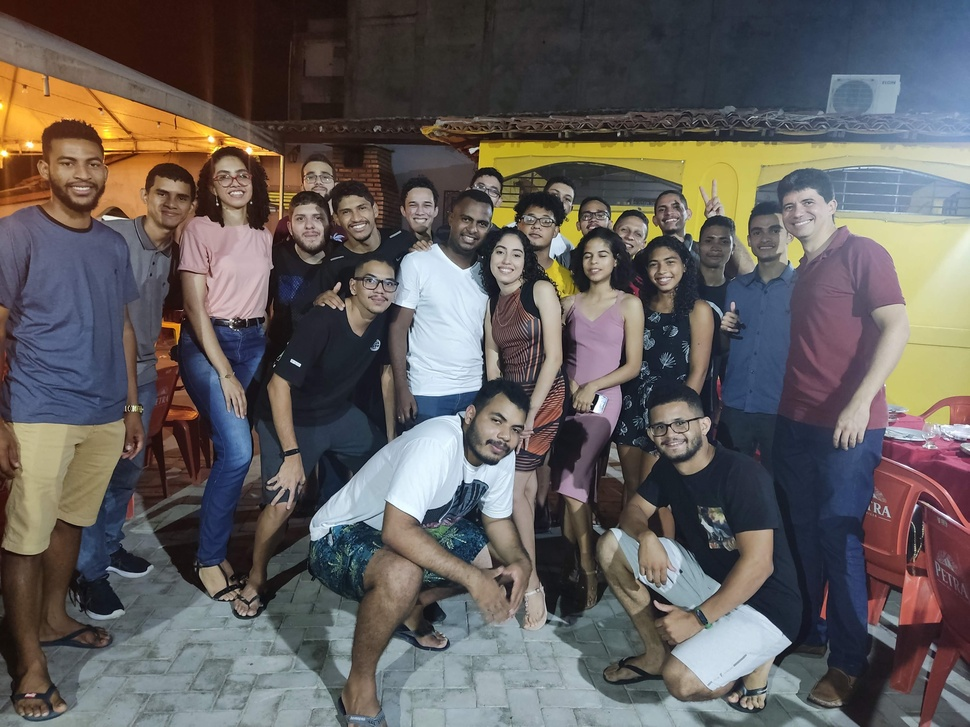
#> input picture faces.jpg, 970 x 727 px, shrunk from 4000 x 3000 before the run, found by its file name
$ python Exemplo01.py
#> lines starting #> are read from the running program, lines starting #| are printed output that depends on the picture; after the words box and inside, x2 and y2 are one past the last pixel; in counts of white or black regions, pixels touching at a corner belong together
import numpy as np
import cv2
face_cascade = cv2.CascadeClassifier('classificadores/haarcascade_frontalface_default.xml')
# eye_cascade = cv2.CascadeClassifier('classificadores/haarcascade_eye.xml')

img = cv2.imread('faces.jpg')
#> img is the input picture: shape (727, 970, 3); mean B, G, R 91.9, 93.9, 99
gray = cv2.cvtColor(img, cv2.COLOR_BGR2GRAY)
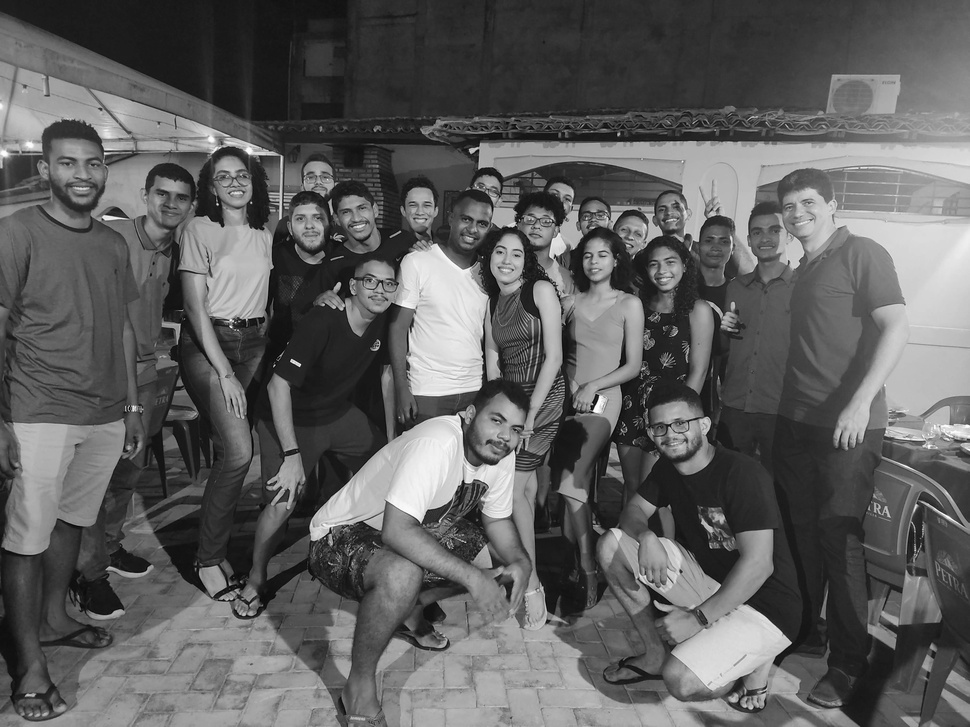
#> gray: shape (727, 970); min 0, max 255, mean 95.2

faces = face_cascade.detectMultiScale(gray)# 1.3, 5
#> faces = 21 rows, first 6: [400, 189, 40, 40], [288, 202, 44, 44], [383, 559, 29, 29], [300, 162, 36, 36], [576, 240, 41, 41], [616, 220, 34, 34]
for (x,y,w,h) in faces:
    cv2.rectangle(img,(x,y),(x+w,y+h),(255,0,0),2)
    roi_gray = gray[y:y+h, x:x+w]
    roi_color = img[y:y+h, x:x+w]
#> this loop made 21 passes
#> (x, y, w, h) on passes 1 to 12: (400, 189, 40, 40), (288, 202, 44, 44), (383, 559, 29, 29), (300, 162, 36, 36), (576, 240, 41, 41), (616, 220, 34, 34), (644, 246, 43, 43), (334, 192, 44, 44), (652, 193, 38, 38), (516, 204, 43, 43), (743, 213, 47, 47), (694, 224, 45, 45)
#> pass 1, `roi_gray = gray[y:y+h, x:x+w]`:
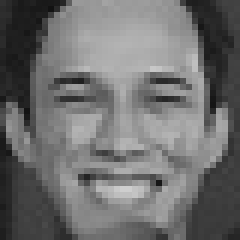
#> roi_gray: shape (40, 40) (shown 6 times larger); min 18, max 206, mean 110.5
#> pass 1, `roi_color = img[y:y+h, x:x+w]`:
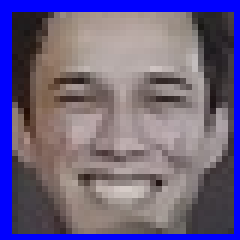
#> roi_color: shape (40, 40, 3) (shown 6 times larger); mean B, G, R 131.5, 97.2, 108.5
#> pass 2, `roi_gray = gray[y:y+h, x:x+w]`:
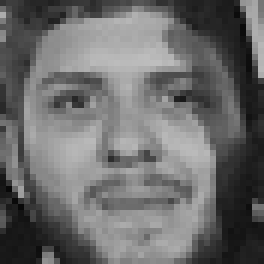
#> roi_gray: shape (44, 44) (shown 6 times larger); min 8, max 190, mean 107
#> pass 2, `roi_color = img[y:y+h, x:x+w]`:
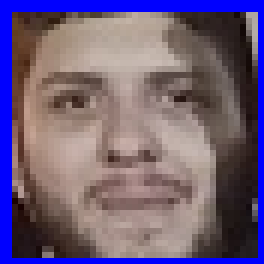
#> roi_color: shape (44, 44, 3) (shown 6 times larger); mean B, G, R 120.6, 93.3, 110.4
#> after the loop:
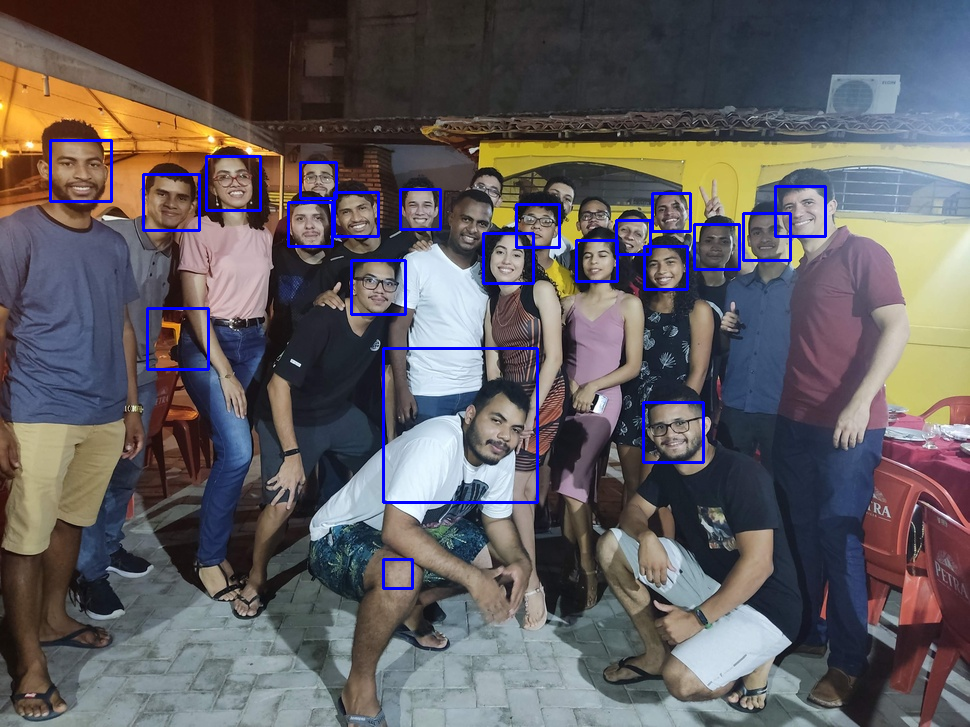
#> img: shape (727, 970, 3); 1.81% of pixels changed, all inside (x1, y1, x2, y2) = (49, 139, 827, 590)
    # eyes = eye_cascade.detectMultiScale(roi_gray)
    # for (ex,ey,ew,eh) in eyes:
    #     cv2.rectangle(roi_color,(ex,ey),(ex+ew,ey+eh),(0,255,0),2)

cv2.imshow('img',img)
cv2.waitKey(0)
cv2.destroyAllWindows()

$ run again, with ifma-caxias.jpg copied over faces.jpg
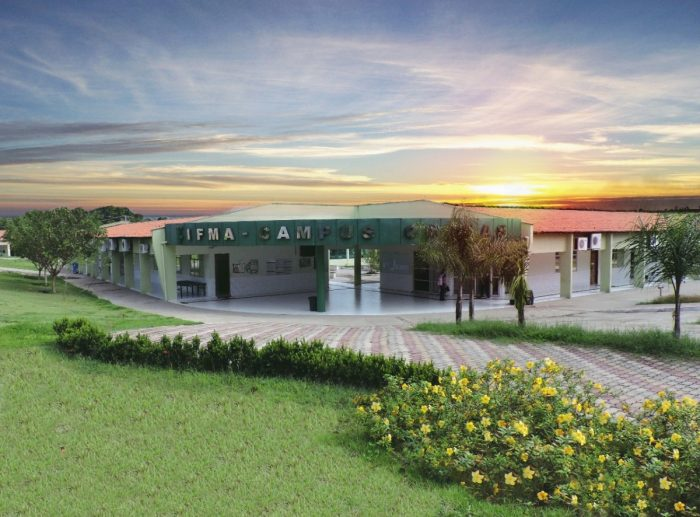
#> input picture ifma-caxias.jpg, 700 x 517 px, found by its file name
#> img is the input picture: shape (517, 700, 3); mean B, G, R 122.3, 142.2, 134.9
#> `gray = cv2.cvtColor(img, cv2.COLOR_BGR2GRAY)`:
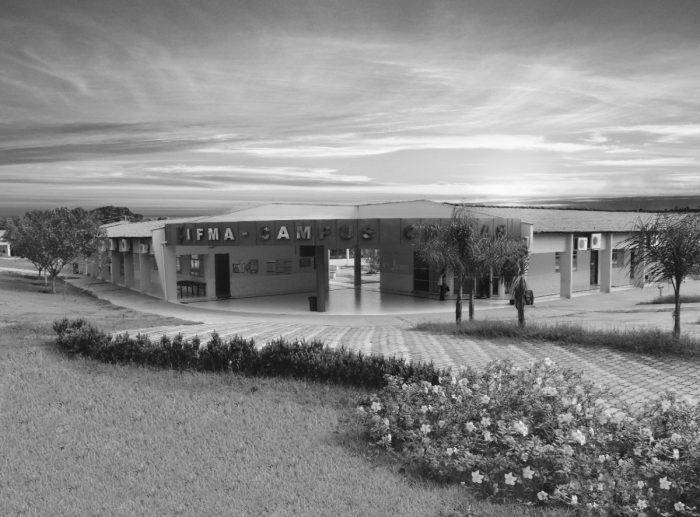
#> gray: shape (517, 700); min 14, max 252, mean 137.8
#> faces = [[327, 384, 51, 51], [396, 358, 58, 58]]
#> the loop `for (x,y,w,h) in faces:` made 2 passes
#> after the loop `for (x,y,w,h) in faces:`:
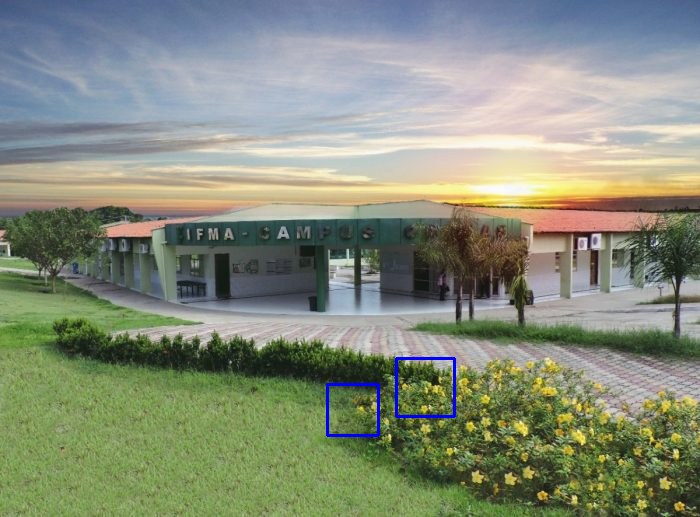
#> img: shape (517, 700, 3); 0.36% of pixels changed, all inside (x1, y1, x2, y2) = (326, 357, 456, 437)
